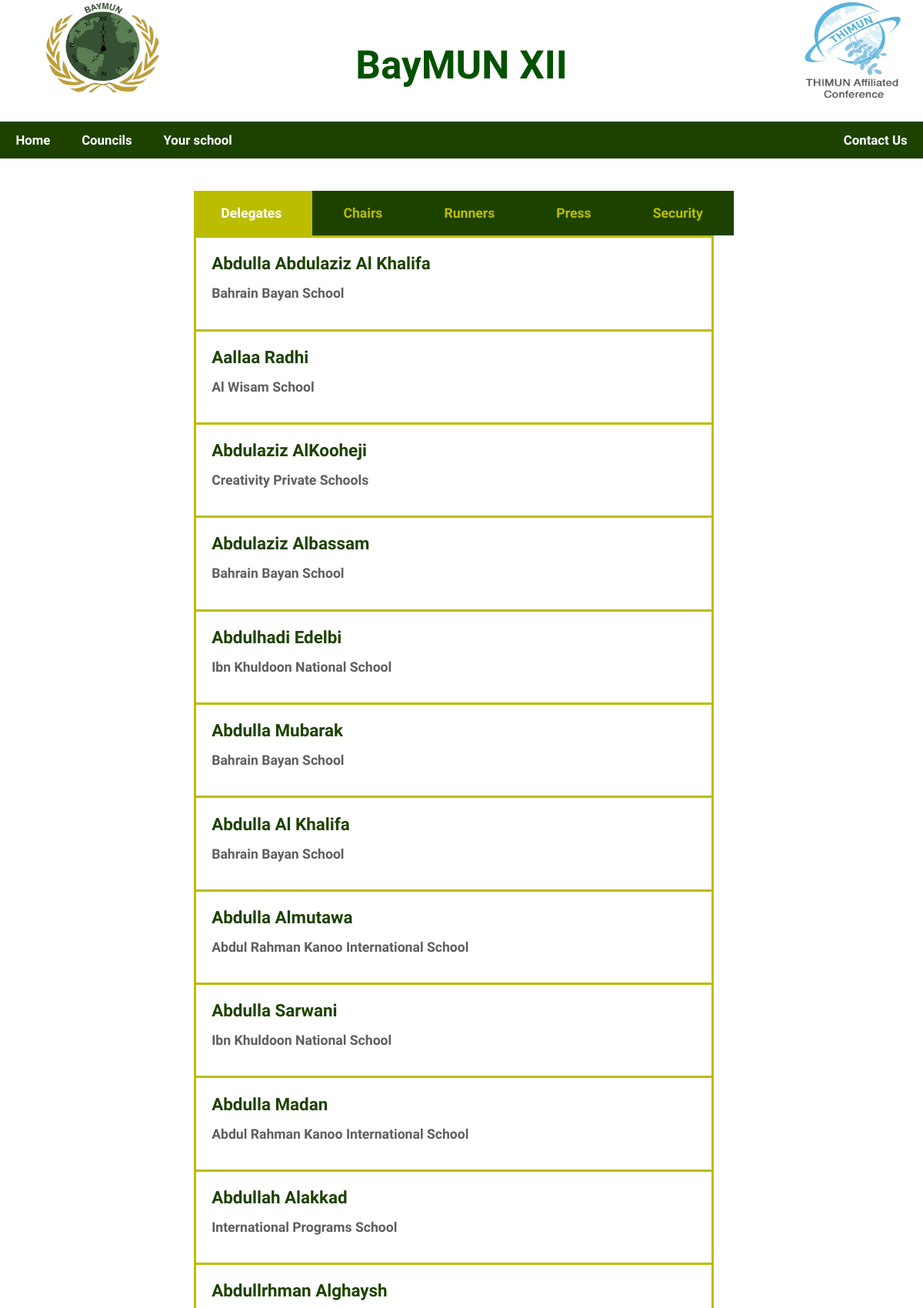
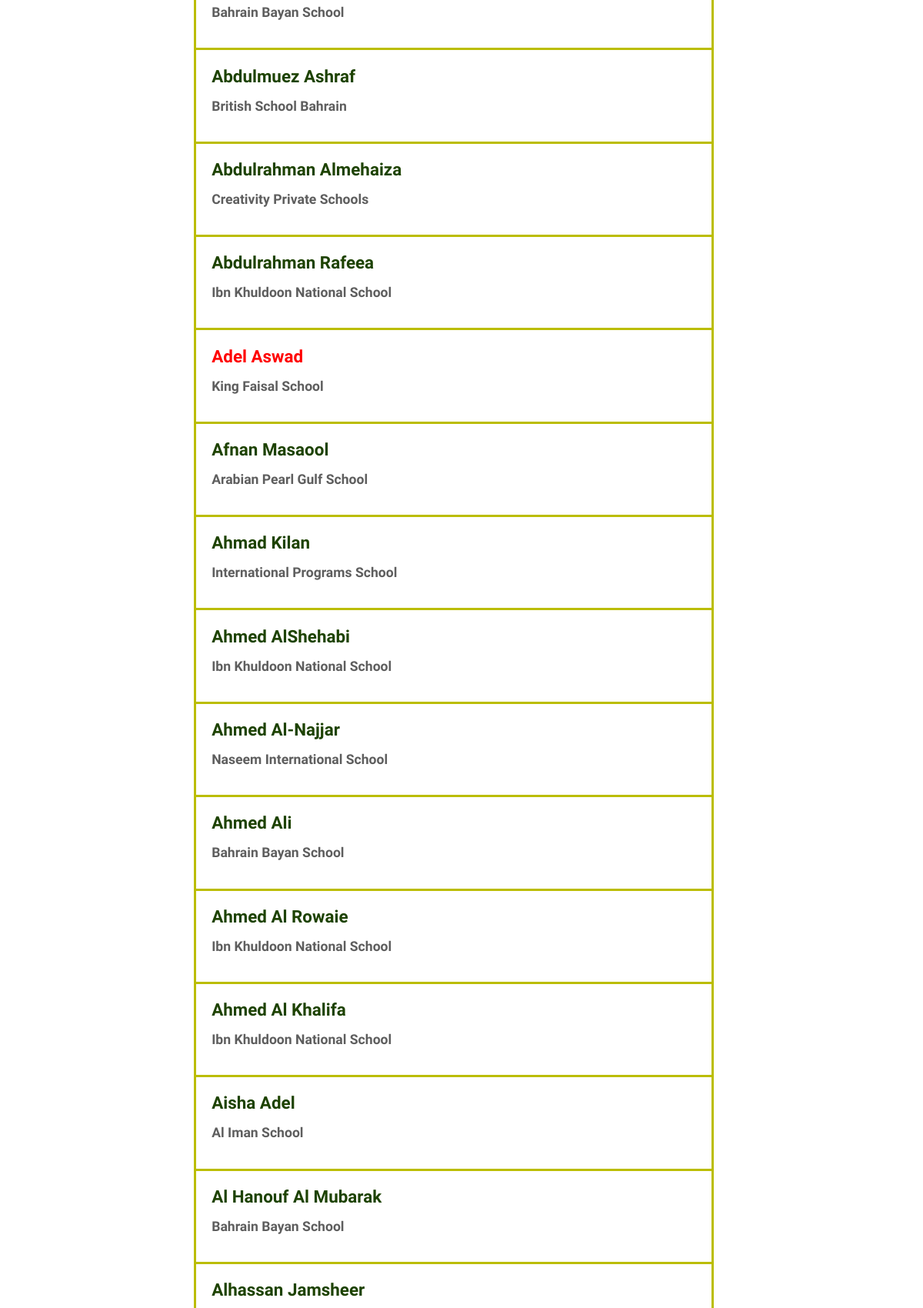
Page /applicants.php (signed in, upper part) on the committed database (2 pictures, top to bottom).
### tables this page shows
CREATE TABLE `user_details` (
  `userID` mediumint(9) NOT NULL,
  `firstName` varchar(200) NOT NULL,
  `lastName` varchar(200) NOT NULL,
  `schoolID` int(11) NOT NULL,
  `grade` smallint(6) DEFAULT NULL,
  `position` varchar(20) NOT NULL,
  `positionStatus` tinyint(1) NOT NULL DEFAULT '0',
  `CPR` varchar(200) DEFAULT NULL,
  `phoneNumber` varchar(3000) DEFAULT NULL,
  `experiences` text,
  `paymentStatus` tinyint(4) NOT NULL DEFAULT '0'
);

CREATE TABLE `schools` (
  `schoolID` int(11) NOT NULL,
  `school` varchar(500) NOT NULL
);

### applicants.php (the view, shortened to what this page needs)
<!DOCTYPE html>
<html>
  <head>
    <?php
		require_once 'appController.php';
		require 'pageTemplate.php';
	?>
  </head>
  <div class="container-bg">
    <div class="tab">
	  <form action="applicants.php" method="post">
        <button class="tablinks" name="Delegate">Delegates</button>
        <button class="tablinks" name="Chair" >Chairs</button>
        <button class="tablinks" name="Runner" >Runners</button>
	    <button class="tablinks" name="Press" >Press</button>
        <button class="tablinks" name="Security" >Security</button>
	  </form>
    </div>
   <?php
		$position="Delegate";
		if($position != "Delegate")
		{
			$results = $connect->query("SELECT user_details.*, accounts.status FROM `user_details`
			join accounts on user_details.userID=accounts.userID
			WHERE position = '".$position."' AND status=1 AND positionStatus= 0 ORDER BY firstName");
			$num = $results->num_rows;
		}
		else{
			$results = $connect->query("SELECT * FROM user_details WHERE position='".$position."' ORDER BY firstName");
			$num = $results->num_rows;
		}
	?>
	<?php
		function printTable($num, $results, $connect, $position)
		{
			echo "<table>";
			if($num == 0)
			{
				echo "<tr>";
				echo "<td style = \"text-align: center; font: bold 100% 'Manjari', sans-serif; color: red;\" colspan = 5>";
				echo "<br>";
				echo "There are currently no pending applications.";
				echo "<br><br><br>";
				echo "</td>";
				echo "<tr>";
			}
			else
			{
				foreach($results as $result)
			  {
				echo "<tr>";
				 if($position=="Delegate")
				 {
					echo "<td colspan=\"2\">";
				 }
				 else
				 {
					echo "<td>";
				 }
					 $t = $connect->query("SELECT status FROM accounts WHERE userID = '".$result['userID']."'");
					 $status = $t->fetch_assoc();
					 if($position== "Delegate" && $status['status'] == 0)
					 {
						echo "<a style=\"color: red;\" href=\"viewApp.php?userID=". $result['userID']. '">' . "<p>" . $result['firstName'] . ' ' .$result['lastName'] . "</p></a>";
					 }
					 else{
						echo "<a href=\"viewApp.php?userID=". $result['userID']. '">' . "<p>" . $result['firstName'] . ' ' .$result['lastName'] . "</p></a>";
					 }
					$temp = $connect->query("SELECT school FROM schools WHERE schoolID='".$result['schoolID']."'");
					$school = $temp->fetch_assoc();
					echo "<p style = \"font: bold 110% 'Manjari', sans-serif; color: #5e5e5e;\" >". $school['school'] ."</p>";
				  echo "</td>";
				echo "</tr>";
			  }
			}
			echo "</table>";
		}
      ?>
    <div>
		<?php printTable($num, $results, $connect, $position); ?>
    </div>
  <br> <br> <br> <br> <br> <br> <br> <br> <br> <br> <br> <br> <br> <br> <br> <br> <br> <br>
  </div>

### mainMenu.css (style rules this page uses)
.active { background-color: #bbbd00; }

### applicants.php (style rules this page uses)
.container-bg { background-color: white; width: 100%; min-height: 100%; display: inline-block; z-index: 10; }
.tab { width: auto; margin-left: 21%; margin-top: 3%; overflow: hidden; }
.tab button { background-color: #1d4200; border: 3px #1d4200; outline: none; cursor: pointer; padding: 2% 4.25%; transition: 0.3s; font: bold 110% 'Manjari', sans-serif; color: #bbbd00; display: inline-block; margin-left:-5px; }
.tab button.active { background-color: #bbbd00 ; color: white; }
tr, td { padding: 3%; }
tr { border: 3px solid; border-color: #bbbd00; height: auto; width: auto; }
table { width: 56.3%; height: auto; margin-left: 21%; border-collapse: collapse; }
a { color: #1d4200; font: bold 140% 'Manjari', sans-serif; }

### rows in the picture
user_details: firstName "Abdulla Abdulaziz", lastName "Al Khalifa", schoolID.school "Bahrain Bayan School"
user_details: firstName "Aallaa", lastName "Radhi", schoolID.school "Al Wisam School"
user_details: firstName "Abdulaziz", lastName "AlKooheji", schoolID.school "Creativity Private Schools"
user_details: firstName "Abdulaziz", lastName "Albassam", schoolID.school "Bahrain Bayan School"
user_details: firstName "Abdulhadi", lastName "Edelbi", schoolID.school "Ibn Khuldoon National School"
user_details: firstName "Abdulla", lastName "Mubarak", schoolID.school "Bahrain Bayan School"
user_details: firstName "Abdulla", lastName "Al Khalifa", schoolID.school "Bahrain Bayan School"
user_details: firstName "Abdulla", lastName "Almutawa", schoolID.school "Abdul Rahman Kanoo International School"
user_details: firstName "Abdulla", lastName "Sarwani", schoolID.school "Ibn Khuldoon National School"
user_details: firstName "Abdulla", lastName "Madan", schoolID.school "Abdul Rahman Kanoo International School"
user_details: firstName "Abdullah", lastName "Alakkad", schoolID.school "International Programs School"
user_details: firstName "Abdullrhman", lastName "Alghaysh", schoolID.school "Bahrain Bayan School"
user_details: firstName "Abdulmuez", lastName "Ashraf", schoolID.school "British School Bahrain"
user_details: firstName "Abdulrahman", lastName "Almehaiza", schoolID.school "Creativity Private Schools"
user_details: firstName "Abdulrahman", lastName "Rafeea", schoolID.school "Ibn Khuldoon National School"
user_details: firstName "Adel", lastName "Aswad", schoolID.school "King Faisal School"
user_details: firstName "Afnan", lastName "Masaool", schoolID.school "Arabian Pearl Gulf School"
user_details: firstName "Ahmad", lastName "Kilan", schoolID.school "International Programs School"
user_details: firstName "Ahmed", lastName "AlShehabi", schoolID.school "Ibn Khuldoon National School"
user_details: firstName "Ahmed", lastName "Al-Najjar", schoolID.school "Naseem International School"
user_details: firstName "Ahmed", lastName "Ali", schoolID.school "Bahrain Bayan School"
user_details: firstName "Ahmed", lastName "Al Rowaie", schoolID.school "Ibn Khuldoon National School"
user_details: firstName "Ahmed", lastName "Al Khalifa", schoolID.school "Ibn Khuldoon National School"
user_details: firstName "Aisha", lastName "Adel", schoolID.school "Al Iman School"
user_details: firstName "Al Hanouf", lastName "Al Mubarak", schoolID.school "Bahrain Bayan School"
user_details: firstName "Alhassan", lastName "Jamsheer"
